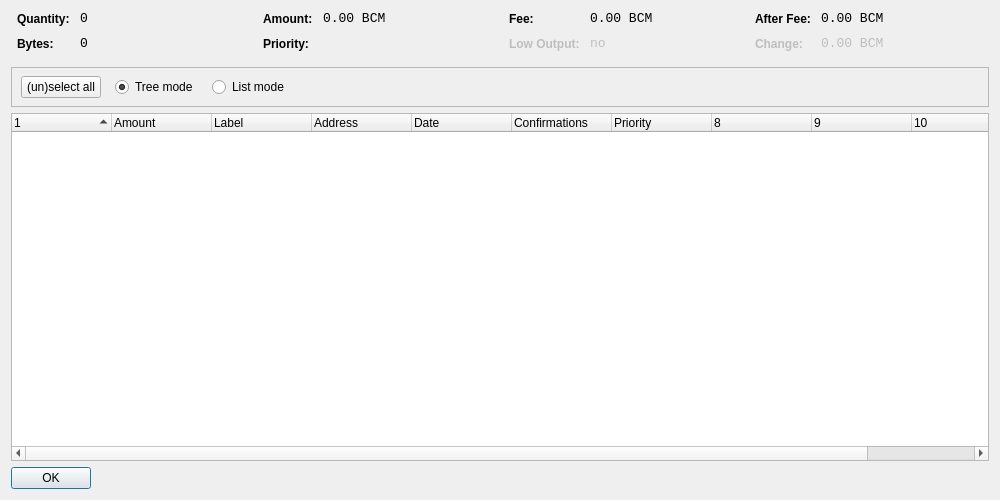
<?xml version="1.0" encoding="UTF-8"?>
<ui version="4.0">
 <class>CoinControlDialog</class>
 <widget class="QDialog" name="CoinControlDialog">
  <property name="geometry">
   <rect>
    <x>0</x>
    <y>0</y>
    <width>1000</width>
    <height>500</height>
   </rect>
  </property>
  <property name="windowTitle">
   <string>Coin Control</string>
  </property>
  <layout class="QVBoxLayout" name="verticalLayout">
   <item>
    <layout class="QHBoxLayout" name="horizontalLayoutTop" stretch="0,0,0,0">
     <property name="topMargin">
      <number>0</number>
     </property>
     <property name="bottomMargin">
      <number>10</number>
     </property>
     <item>
      <layout class="QFormLayout" name="formLayoutCoinControl1">
       <property name="horizontalSpacing">
        <number>10</number>
       </property>
       <property name="verticalSpacing">
        <number>10</number>
       </property>
       <property name="leftMargin">
        <number>6</number>
       </property>
       <property name="rightMargin">
        <number>6</number>
       </property>
       <item row="0" column="0">
        <widget class="QLabel" name="labelCoinControlQuantityText">
         <property name="styleSheet">
          <string notr="true">font-weight:bold;</string>
         </property>
         <property name="text">
          <string>Quantity:</string>
         </property>
        </widget>
       </item>
       <item row="0" column="1">
        <widget class="QLabel" name="labelCoinControlQuantity">
         <property name="font">
          <font>
           <family>Monospace</family>
           <pointsize>10</pointsize>
          </font>
         </property>
         <property name="cursor">
          <cursorShape>IBeamCursor</cursorShape>
         </property>
         <property name="contextMenuPolicy">
          <enum>Qt::ActionsContextMenu</enum>
         </property>
         <property name="text">
          <string notr="true">0</string>
         </property>
         <property name="textInteractionFlags">
          <set>Qt::LinksAccessibleByMouse|Qt::TextSelectableByKeyboard|Qt::TextSelectableByMouse</set>
         </property>
        </widget>
       </item>
       <item row="1" column="0">
        <widget class="QLabel" name="labelCoinControlBytesText">
         <property name="styleSheet">
          <string notr="true">font-weight:bold;</string>
         </property>
         <property name="text">
          <string>Bytes:</string>
         </property>
        </widget>
       </item>
       <item row="1" column="1">
        <widget class="QLabel" name="labelCoinControlBytes">
         <property name="font">
          <font>
           <family>Monospace</family>
           <pointsize>10</pointsize>
          </font>
         </property>
         <property name="cursor">
          <cursorShape>IBeamCursor</cursorShape>
         </property>
         <property name="contextMenuPolicy">
          <enum>Qt::ActionsContextMenu</enum>
         </property>
         <property name="text">
          <string notr="true">0</string>
         </property>
         <property name="textInteractionFlags">
          <set>Qt::LinksAccessibleByMouse|Qt::TextSelectableByKeyboard|Qt::TextSelectableByMouse</set>
         </property>
        </widget>
       </item>
      </layout>
     </item>
     <item>
      <layout class="QFormLayout" name="formLayoutCoinControl2">
       <property name="horizontalSpacing">
        <number>10</number>
       </property>
       <property name="verticalSpacing">
        <number>10</number>
       </property>
       <property name="leftMargin">
        <number>6</number>
       </property>
       <property name="rightMargin">
        <number>6</number>
       </property>
       <item row="0" column="0">
        <widget class="QLabel" name="labelCoinControlAmountText">
         <property name="styleSheet">
          <string notr="true">font-weight:bold;</string>
         </property>
         <property name="text">
          <string>Amount:</string>
         </property>
        </widget>
       </item>
       <item row="0" column="1">
        <widget class="QLabel" name="labelCoinControlAmount">
         <property name="font">
          <font>
           <family>Monospace</family>
           <pointsize>10</pointsize>
          </font>
         </property>
         <property name="cursor">
          <cursorShape>IBeamCursor</cursorShape>
         </property>
         <property name="contextMenuPolicy">
          <enum>Qt::ActionsContextMenu</enum>
         </property>
         <property name="text">
          <string notr="true">0.00 BCM</string>
         </property>
         <property name="textInteractionFlags">
          <set>Qt::LinksAccessibleByMouse|Qt::TextSelectableByKeyboard|Qt::TextSelectableByMouse</set>
         </property>
        </widget>
       </item>
       <item row="1" column="0">
        <widget class="QLabel" name="labelCoinControlPriorityText">
         <property name="styleSheet">
          <string notr="true">font-weight:bold;</string>
         </property>
         <property name="text">
          <string>Priority:</string>
         </property>
        </widget>
       </item>
       <item row="1" column="1">
        <widget class="QLabel" name="labelCoinControlPriority">
         <property name="font">
          <font>
           <family>Monospace</family>
           <pointsize>10</pointsize>
          </font>
         </property>
         <property name="cursor">
          <cursorShape>IBeamCursor</cursorShape>
         </property>
         <property name="contextMenuPolicy">
          <enum>Qt::ActionsContextMenu</enum>
         </property>
         <property name="text">
          <string/>
         </property>
         <property name="textInteractionFlags">
          <set>Qt::LinksAccessibleByMouse|Qt::TextSelectableByKeyboard|Qt::TextSelectableByMouse</set>
         </property>
        </widget>
       </item>
      </layout>
     </item>
     <item>
      <layout class="QFormLayout" name="formLayoutCoinControl3">
       <property name="horizontalSpacing">
        <number>10</number>
       </property>
       <property name="verticalSpacing">
        <number>10</number>
       </property>
       <property name="leftMargin">
        <number>6</number>
       </property>
       <property name="rightMargin">
        <number>6</number>
       </property>
       <item row="0" column="0">
        <widget class="QLabel" name="labelCoinControlFeeText">
         <property name="styleSheet">
          <string notr="true">font-weight:bold;</string>
         </property>
         <property name="text">
          <string>Fee:</string>
         </property>
        </widget>
       </item>
       <item row="0" column="1">
        <widget class="QLabel" name="labelCoinControlFee">
         <property name="font">
          <font>
           <family>Monospace</family>
           <pointsize>10</pointsize>
          </font>
         </property>
         <property name="cursor">
          <cursorShape>IBeamCursor</cursorShape>
         </property>
         <property name="contextMenuPolicy">
          <enum>Qt::ActionsContextMenu</enum>
         </property>
         <property name="text">
          <string notr="true">0.00 BCM</string>
         </property>
         <property name="textInteractionFlags">
          <set>Qt::LinksAccessibleByMouse|Qt::TextSelectableByKeyboard|Qt::TextSelectableByMouse</set>
         </property>
        </widget>
       </item>
       <item row="1" column="0">
        <widget class="QLabel" name="labelCoinControlLowOutputText">
         <property name="enabled">
          <bool>false</bool>
         </property>
         <property name="styleSheet">
          <string notr="true">font-weight:bold;</string>
         </property>
         <property name="text">
          <string>Low Output:</string>
         </property>
        </widget>
       </item>
       <item row="1" column="1">
        <widget class="QLabel" name="labelCoinControlLowOutput">
         <property name="enabled">
          <bool>false</bool>
         </property>
         <property name="font">
          <font>
           <family>Monospace</family>
           <pointsize>10</pointsize>
          </font>
         </property>
         <property name="cursor">
          <cursorShape>IBeamCursor</cursorShape>
         </property>
         <property name="contextMenuPolicy">
          <enum>Qt::ActionsContextMenu</enum>
         </property>
         <property name="text">
          <string notr="true">no</string>
         </property>
         <property name="textInteractionFlags">
          <set>Qt::LinksAccessibleByMouse|Qt::TextSelectableByKeyboard|Qt::TextSelectableByMouse</set>
         </property>
        </widget>
       </item>
      </layout>
     </item>
     <item>
      <layout class="QFormLayout" name="formLayoutCoinControl4">
       <property name="horizontalSpacing">
        <number>10</number>
       </property>
       <property name="verticalSpacing">
        <number>10</number>
       </property>
       <property name="leftMargin">
        <number>6</number>
       </property>
       <property name="rightMargin">
        <number>6</number>
       </property>
       <item row="0" column="0">
        <widget class="QLabel" name="labelCoinControlAfterFeeText">
         <property name="styleSheet">
          <string notr="true">font-weight:bold;</string>
         </property>
         <property name="text">
          <string>After Fee:</string>
         </property>
        </widget>
       </item>
       <item row="0" column="1">
        <widget class="QLabel" name="labelCoinControlAfterFee">
         <property name="font">
          <font>
           <family>Monospace</family>
           <pointsize>10</pointsize>
          </font>
         </property>
         <property name="cursor">
          <cursorShape>IBeamCursor</cursorShape>
         </property>
         <property name="contextMenuPolicy">
          <enum>Qt::ActionsContextMenu</enum>
         </property>
         <property name="text">
          <string notr="true">0.00 BCM</string>
         </property>
         <property name="textInteractionFlags">
          <set>Qt::LinksAccessibleByMouse|Qt::TextSelectableByKeyboard|Qt::TextSelectableByMouse</set>
         </property>
        </widget>
       </item>
       <item row="1" column="0">
        <widget class="QLabel" name="labelCoinControlChangeText">
         <property name="enabled">
          <bool>false</bool>
         </property>
         <property name="styleSheet">
          <string notr="true">font-weight:bold;</string>
         </property>
         <property name="text">
          <string>Change:</string>
         </property>
        </widget>
       </item>
       <item row="1" column="1">
        <widget class="QLabel" name="labelCoinControlChange">
         <property name="enabled">
          <bool>false</bool>
         </property>
         <property name="font">
          <font>
           <family>Monospace</family>
           <pointsize>10</pointsize>
          </font>
         </property>
         <property name="cursor">
          <cursorShape>IBeamCursor</cursorShape>
         </property>
         <property name="contextMenuPolicy">
          <enum>Qt::ActionsContextMenu</enum>
         </property>
         <property name="text">
          <string notr="true">0.00 BCM</string>
         </property>
         <property name="textInteractionFlags">
          <set>Qt::LinksAccessibleByMouse|Qt::TextSelectableByKeyboard|Qt::TextSelectableByMouse</set>
         </property>
        </widget>
       </item>
      </layout>
     </item>
    </layout>
   </item>
   <item>
    <widget class="QFrame" name="frame">
     <property name="minimumSize">
      <size>
       <width>0</width>
       <height>40</height>
      </size>
     </property>
     <property name="frameShape">
      <enum>QFrame::StyledPanel</enum>
     </property>
     <property name="frameShadow">
      <enum>QFrame::Sunken</enum>
     </property>
     <widget class="QWidget" name="horizontalLayoutWidget">
      <property name="geometry">
       <rect>
        <x>10</x>
        <y>0</y>
        <width>781</width>
        <height>41</height>
       </rect>
      </property>
      <layout class="QHBoxLayout" name="horizontalLayoutPanel" stretch="0,0,0,0,0">
       <property name="spacing">
        <number>14</number>
       </property>
       <item>
        <widget class="QPushButton" name="pushButtonSelectAll">
         <property name="sizePolicy">
          <sizepolicy hsizetype="Maximum" vsizetype="Fixed">
           <horstretch>0</horstretch>
           <verstretch>0</verstretch>
          </sizepolicy>
         </property>
         <property name="text">
          <string>(un)select all</string>
         </property>
        </widget>
       </item>
       <item>
        <widget class="QRadioButton" name="radioTreeMode">
         <property name="sizePolicy">
          <sizepolicy hsizetype="Maximum" vsizetype="Fixed">
           <horstretch>0</horstretch>
           <verstretch>0</verstretch>
          </sizepolicy>
         </property>
         <property name="text">
          <string>Tree mode</string>
         </property>
         <property name="checked">
          <bool>true</bool>
         </property>
        </widget>
       </item>
       <item>
        <widget class="QRadioButton" name="radioListMode">
         <property name="sizePolicy">
          <sizepolicy hsizetype="Maximum" vsizetype="Fixed">
           <horstretch>0</horstretch>
           <verstretch>0</verstretch>
          </sizepolicy>
         </property>
         <property name="text">
          <string>List mode</string>
         </property>
        </widget>
       </item>
       <item>
        <spacer name="horizontalSpacer">
         <property name="orientation">
          <enum>Qt::Horizontal</enum>
         </property>
         <property name="sizeHint" stdset="0">
          <size>
           <width>40</width>
           <height>20</height>
          </size>
         </property>
        </spacer>
       </item>
      </layout>
     </widget>
    </widget>
   </item>
   <item>
    <widget class="CoinControlTreeWidget" name="treeWidget">
     <property name="contextMenuPolicy">
      <enum>Qt::CustomContextMenu</enum>
     </property>
     <property name="sortingEnabled">
      <bool>false</bool>
     </property>
     <property name="columnCount">
      <number>11</number>
     </property>
     <attribute name="headerShowSortIndicator" stdset="0">
      <bool>true</bool>
     </attribute>
     <attribute name="headerStretchLastSection">
      <bool>false</bool>
     </attribute>
     <column>
      <property name="text">
       <string/>
      </property>
     </column>
     <column>
      <property name="text">
       <string>Amount</string>
      </property>
     </column>
     <column>
      <property name="text">
       <string>Label</string>
      </property>
     </column>
     <column>
      <property name="text">
       <string>Address</string>
      </property>
     </column>
     <column>
      <property name="text">
       <string>Date</string>
      </property>
     </column>
     <column>
      <property name="text">
       <string>Confirmations</string>
      </property>
      <property name="toolTip">
       <string>Confirmed</string>
      </property>
     </column>
     <column>
      <property name="text">
       <string>Priority</string>
      </property>
     </column>
     <column>
      <property name="text">
       <string/>
      </property>
     </column>
     <column>
      <property name="text">
       <string/>
      </property>
     </column>
     <column>
      <property name="text">
       <string/>
      </property>
     </column>
     <column>
      <property name="text">
       <string/>
      </property>
     </column>
    </widget>
   </item>
   <item>
    <widget class="QDialogButtonBox" name="buttonBox">
     <property name="sizePolicy">
      <sizepolicy hsizetype="Maximum" vsizetype="Fixed">
       <horstretch>0</horstretch>
       <verstretch>0</verstretch>
      </sizepolicy>
     </property>
     <property name="orientation">
      <enum>Qt::Horizontal</enum>
     </property>
     <property name="standardButtons">
      <set>QDialogButtonBox::Ok</set>
     </property>
    </widget>
   </item>
  </layout>
 </widget>
 <customwidgets>
  <customwidget>
   <class>CoinControlTreeWidget</class>
   <extends>QTreeWidget</extends>
   <header>coincontroltreewidget.h</header>
  </customwidget>
 </customwidgets>
 <resources/>
 <connections/>
</ui>
